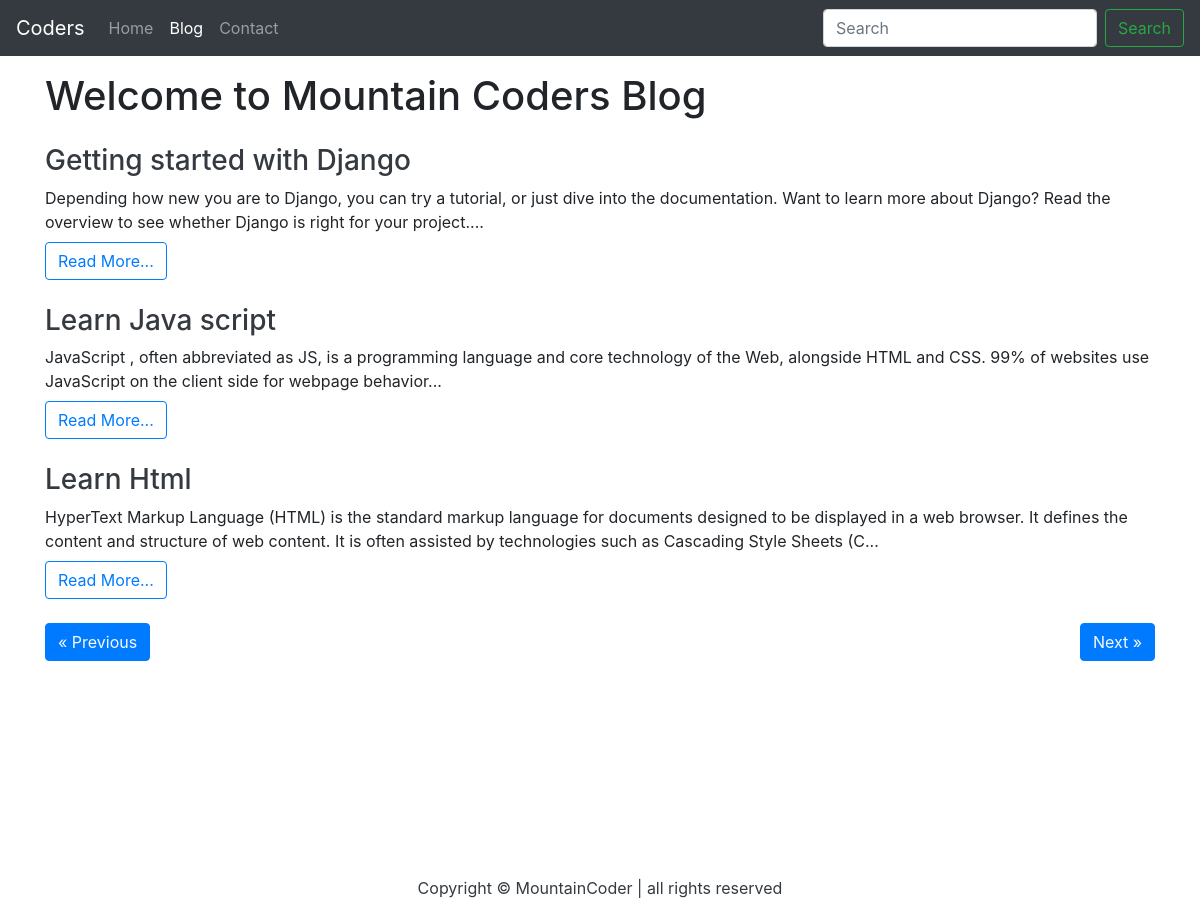
Screenshot of /blog/ with the database file from the repository.
### blog/models.py (models this page shows, shortened)
class Blog(models.Model):
    sno = models.AutoField(primary_key=True)
    title = models.CharField(max_length=200)
    content = models.TextField()
    short_desc= models.CharField(max_length=300, default="")
    slug = models.CharField(max_length=100)
    time = models.DateTimeField(auto_now_add=True)

### blog/views.py (the view)
# urls.py: 2. Add a URL to urlpatterns:  path('blog/', include('blog.urls'))
def blog(request):
    no_of_posts = 3
    page = request.GET.get('page')
    if page is None:
        page = 1
    else:
        page = int(page)
    print(page)
    '''
    1: 0 - 3w
    2: 4 - 6
    3: 7 - 9

    '''
    blogs = Blog.objects.all()
    length = len(blogs)
    blogs= blogs[(page-1)*no_of_posts : (page)*(no_of_posts)]
    if page>1:
        prev = page-1
    else:
        prev = None
    if page<math.ceil(length/no_of_posts) :
        nxt = page+1
    else:
        nxt = None
    context = {'blogs': blogs ,'prev':prev ,'nxt':nxt}
    return render(request,'bloghome.html',context)

### templates/bloghome.html (shortened to what this page needs)
{% extends 'base.html' %}
{% block blogactive %} active {% endblock blogactive %}
{% block body %}
<div class="container">
<h1 class="my-3">Welcome to Mountain Coders Blog</h1>
{% for blog in blogs %}
<div class="my-4">
    <h3 class="text-dark"> <a href="/blogpost/{{blog.slug}}" class="text-dark"> {{blog.title}} </a> </h3>
    <div class="my-2">
        {{blog.short_desc|slice:245}}...
    </div>
    <a href="/blogpost/{{blog.slug}}" class="text-dark"> <button class="btn btn-outline-primary">Read More...</button></a>
</div>
{% endfor %}
{% if prev %}
<button class="btn btn-primary float-left"> <a href="/blog?page={{prev}}" class= "text-light"> &laquo; Previous </a>
</button>
{% else %}
<button class="btn btn-primary float-left"> <a href="#" class ="text-light"> &laquo; Previous </a> </button>
{% endif%}
{% if nxt%}
<button class="btn btn-primary float-right"> <a href="/blog?page={{nxt}}" class ="text-light" > Next &raquo; </a> </button>
{% else %}
<button class="btn btn-primary float-right"> <a href="#" class ="text-light" > Next &raquo; </a> </button>
{% endif%}
</div>
{% endblock body %}

### templates/base.html (shortened to what this page needs)
<!doctype html>
<html lang="en">
  <head>
    <link rel="stylesheet" href="https://cdn.jsdelivr.net/npm/bootstrap@4.4.1/dist/css/bootstrap.min.css">
  </head>
  <body>
    <nav class="navbar navbar-expand-lg navbar-dark bg-dark">
        <a class="navbar-brand" href="#">Coders</a>
        <div class="collapse navbar-collapse" id="navbarSupportedContent">
          <ul class="navbar-nav mr-auto">
            <li class="nav-item  {% block homeactive %}{% endblock homeactive %}">
              <a class="nav-link" href="/">Home <span class="sr-only">(current)</span></a>
            </li>
            <li class="nav-item {% block blogactive %}{% endblock blogactive %}">
              <a class="nav-link" href="/blog">Blog</a>
            </li>
            <li class="nav-item {% block contactactive %}{% endblock contactactive %}">
                <a class="nav-link" href="/contact">Contact</a>
              </li>
          </ul>
          <form action="/search" method="get" class="form-inline my-2 my-lg-0">
            <input class="form-control mr-sm-2" type="search" placeholder="Search" aria-label="Search">
            <button class="btn btn-outline-success my-2 my-sm-0" type="submit">Search</button>
          </form>
        </div>
      </nav>
      {% block body %}{% endblock body %}
      <footer class="py-1 text-dark text-center fixed-relative">Copyright &copy; MountainCoder | all rights reserved</footer>
  </body>
</html>

### templates/bloghome.html (style rules this page uses)
.container { min-height: 100vh; }

### rows the page displays
Blog: title "Getting started with Django", short_desc "Depending how new you are to Django, you can try a tutorial, or just dive into the documentation. Want to learn more about Django? Read the overview to see whether Django is right for your project."
Blog: title "Learn Java script", short_desc "JavaScript , often abbreviated as JS, is a programming language and core technology of the Web, alongside HTML and CSS. 99% of websites use JavaScript on the client side for webpage behavior"
Blog: title "Learn Html", short_desc "HyperText Markup Language (HTML) is the standard markup language for documents designed to be displayed in a web browser. It defines the content and structure of web content. It is often assisted by technologies such as Cascading Style Sheets (C"
